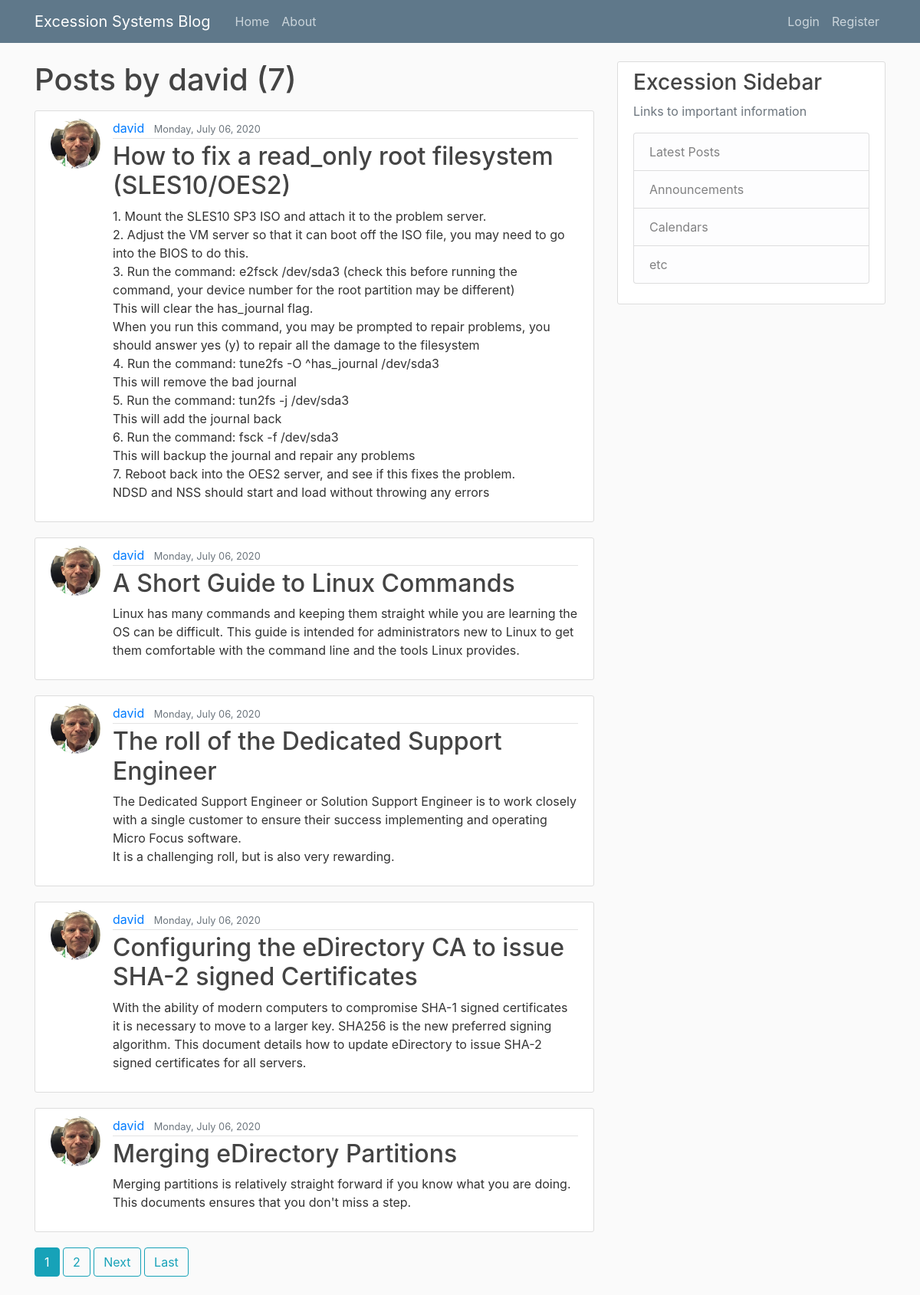
Screenshot of /user/david with the database file from the repository.
### blog/models.py (models this page shows, shortened)
class Post(models.Model):
    title = models.CharField(max_length=100)
    content = models.TextField()
    date_posted = models.DateTimeField(default=timezone.now)
    author = models.ForeignKey(User, on_delete=models.CASCADE)

### users/models.py (models this page shows, shortened)
class Profile(models.Model):
    user = models.OneToOneField(User, on_delete=models.CASCADE)
    image = models.ImageField(default='default.jpg', upload_to='profile_pics')

### blog/views.py (the view)
# urls.py: path('user/<str:username>', UserPostListView.as_view(), name='Excession-user-posts'),
class UserPostListView(ListView):
    model = Post
    template_name = 'blog/user_posts.html'
    context_object_name = 'posts'
    paginate_by = 5
    def get_queryset(self):
        user = get_object_or_404(User, username=self.kwargs.get('username'))
        return Post.objects.filter(author=user).order_by('-date_posted')

### blog/templates/blog/user_posts.html (shortened to what this page needs)
{% extends 'blog/base.html' %}
{% block content %}
    <h1 class="mb-3">Posts by {{ view.kwargs.username }} ({{ page_obj.paginator.count }})</h1>
    {% for post in posts %}
        <article class="media content-section">
        <img class="rounded-circle article-img" src="{{ post.author.profile.image.url }}">
            <div class="media-body">
                <div class="article-metadata">
                    <a class="mr-2" href="{% url 'Excession-user-posts' post.author.username %}">{{ post.author }}</a>
                    <small class="text-muted">{{ post.date_posted|date:"l, F d, Y" }}</small>
                </div>
                <h2><a class="article-title" href="{% url 'Excession-post-detail' post.id %}">{{ post.title }}</a></h2>
                <p class="article-content">{{ post.content }}</p>
            </div>
        </article>
    {% endfor %}
    {% if is_paginated %}
        {% for num in page_obj.paginator.page_range %}
            {% if page_obj.number == num %}
                <a class="btn btn-info mb-4" href="?page={{ num }}">{{ num }}</a>
            {% elif num > page_obj.number|add:'-3' and num < page_obj.number|add:'3' %}
                <a class="btn btn-outline-info mb-4" href="?page={{ num }}">{{ num }}</a>
            {% endif %}
        {% endfor %}
        {% if page_obj.has_next %}
            <a class="btn btn-outline-info mb-4" href="?page={{ page_obj.next_page_number }}">Next</a>
            <a class="btn btn-outline-info mb-4" href="?page={{ page_obj.paginator.num_pages }}">Last</a>
        {% endif %}
    {% endif %}
{% endblock content %}

### blog/static/blog/main.css (style rules this page uses)
body { background: #fafafa; color: #333333; margin-top: 5rem; }
h1, h2, h3, h4, h5, h6 { color: #444444; }
.content-section { background: #ffffff; padding: 10px 20px; border: 1px solid #dddddd; border-radius: 3px; margin-bottom: 20px; }
.article-title { color: #444444; }
.article-content { white-space: pre-line; }
.article-img { height: 65px; width: 65px; margin-right: 16px; }
.article-metadata { padding-bottom: 1px; margin-bottom: 4px; border-bottom: 1px solid #e3e3e3 }

### rows the page displays
Post: author.profile.image (picture), author "david", date_posted "Monday, July 06, 2020", title "How to fix a read_only root filesystem (SLES10/OES2)", content "1. Mount the SLES10 SP3 ISO and attach it to the problem server. 2. Adjust the VM server so that it can boot off the ISO file, you may need to go into the BIOS to do this. 3. Run the command: e2fsck /dev/sda3 (check this before running the command, your device number for the root partition may be different) This will clear the has_journal flag. When you run this command, you may be prompted to repair problems, you should answer yes (y) to repair all the damage to the filesystem 4. Run the command: tune2fs -O ^has_journal /dev/sda3 This will remove the bad journal 5. Run the command: tun2fs -j /dev/sda3 This will add the journal back 6. Run the command: fsck -f /dev/sda3 This will backup the…"
Post: author.profile.image (picture), author "david", date_posted "Monday, July 06, 2020", title "A Short Guide to Linux Commands", content "Linux has many commands and keeping them straight while you are learning the OS can be difficult. This guide is intended for administrators new to Linux to get them comfortable with the command line and the tools Linux provides."
Post: author.profile.image (picture), author "david", date_posted "Monday, July 06, 2020", title "The roll of the Dedicated Support Engineer", content "The Dedicated Support Engineer or Solution Support Engineer is to work closely with a single customer to ensure their success implementing and operating Micro Focus software. It is a challenging roll, but is also very rewarding."
Post: author.profile.image (picture), author "david", date_posted "Monday, July 06, 2020", title "Configuring the eDirectory CA to issue SHA-2 signed Certificates", content "With the ability of modern computers to compromise SHA-1 signed certificates it is necessary to move to a larger key. SHA256 is the new preferred signing algorithm. This document details how to update eDirectory to issue SHA-2 signed certificates for all servers."
Post: author.profile.image (picture), author "david", date_posted "Monday, July 06, 2020", title "Merging eDirectory Partitions", content "Merging partitions is relatively straight forward if you know what you are doing. This documents ensures that you don't miss a step."

### other values shown
{{ view.kwargs.username }} "david"
{{ page_obj.paginator.count }} "7"
{{ num }} "1"
{{ num }} "2"
